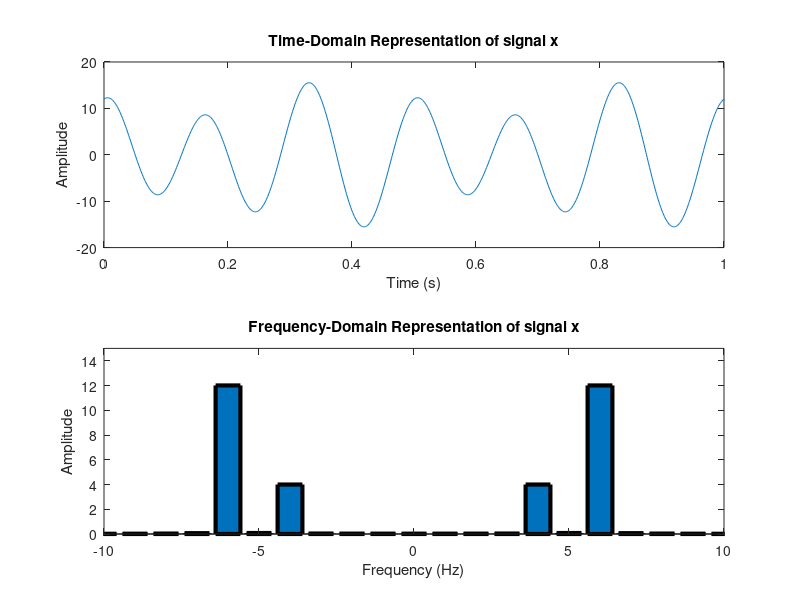

Here is the MATLAB script that generated this plot:
%ID: 19-41468-3
A = 1;
B = 9;
C = 4;
D = 1;
E = 4;
F = 6;
G = 8;
H = 3;

a1 = A+C+1; %a1 = 6
a2 = A+D+2; %a2 = 4
a3 = A+E+1; %a3 = 6
f1 = A+E+1; %f1 = 6
f2 = A+D+2; %f2 = 4
f3 = A+C+1; %f3 = 6

fs = 1000;
t = 0:1/fs:1;

x1 = a1*cos(2*pi*f1*t);
x2 = a2*sin(2*pi*f2*t);
x3 = a3*cos(2*pi*f3*t);

signal_x = x1+x2+x3;

subplot(2,1,1)
plot(t,signal_x)
axis([0 1 -20 20])
title('Time-Domain Representation of signal x')
xlabel('Time (s)')
ylabel('Amplitude')

fx = abs(fftshift(fft(signal_x)))/(length(signal_x)/2);
freq = linspace(-fs/2, fs/2, length(signal_x));
subplot(2,1,2)
bar(freq, fx,'linewidth',3)
axis([-10 10 0 15])
title('Frequency-Domain Representation of signal x')
xlabel('Frequency (Hz)')
ylabel('Amplitude')